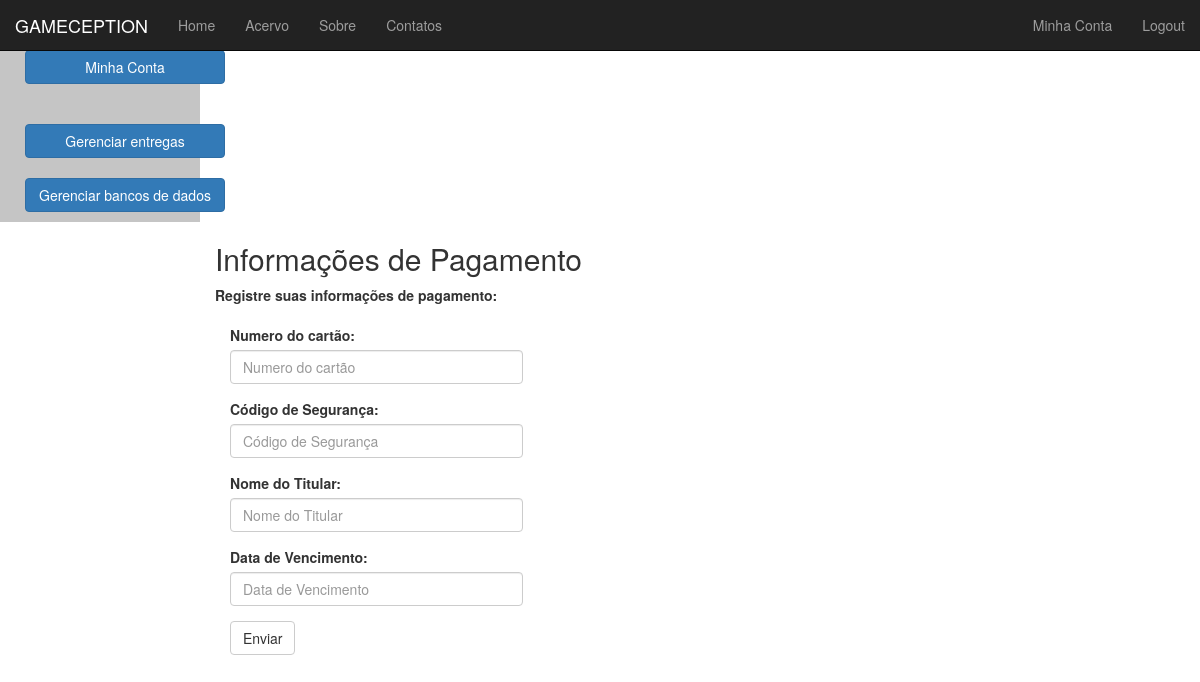
Before: /Assinante/InfoPagamento/ (signed in) with the older database file.
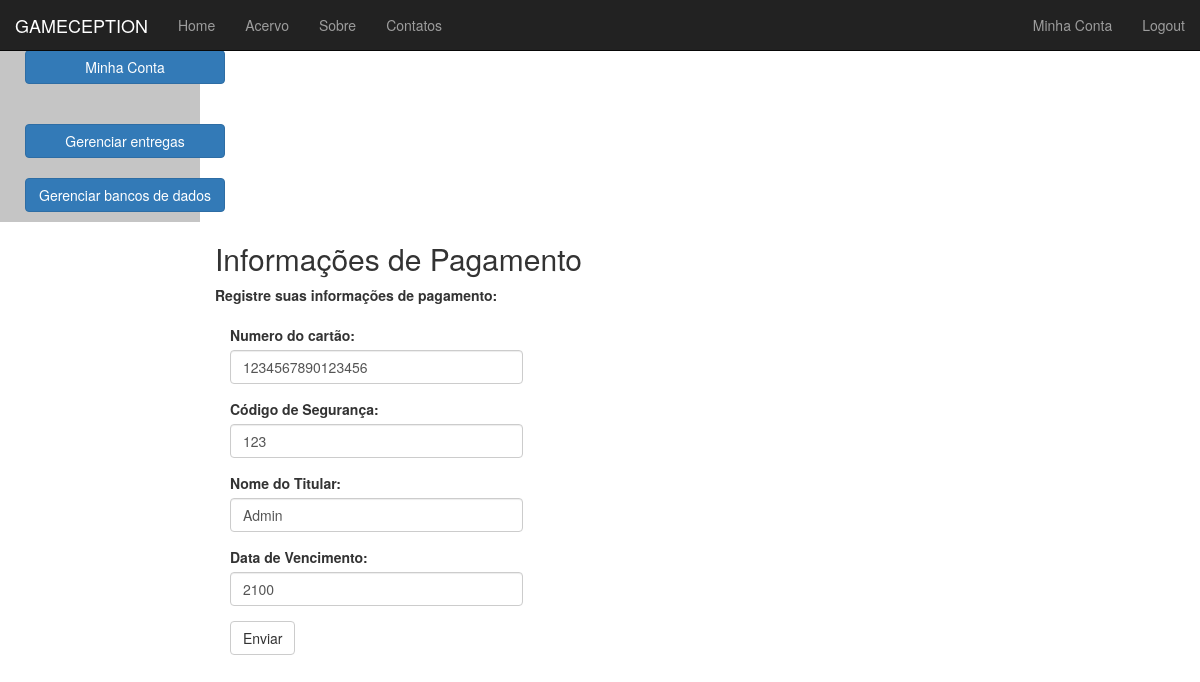
After: the same page with the newer database file.
### Assinante/models.py (models this page shows, shortened)
class DadosBancarios(models.Model):
    assinatura = models.OneToOneField(User)
    numeroCartao = models.CharField(max_length=20)
    codigoSeguranca = models.CharField(max_length=3)
    nomeTitular = models.CharField(max_length=200)
    vencimento = models.CharField(max_length=200)

### Assinante/views.py (the view)
def InfoPagamento(request):
    finalizado = False
    if request.method == 'POST':
        form = InfoPagamentoForm(request.POST)      #Se o request for POST o usuario esta submetendo o formulario
        if form.is_valid():
            numeroCartao = form.cleaned_data['numeroCartaoForm']        #Obtem os valores submetidos pelo usuario atraves do formulario
            codigoSeguranca = form.cleaned_data['codigoSegurancaForm']
            nomeTitular = form.cleaned_data['nomeTitularForm']
            vencimento = form.cleaned_data['vencimentoForm']
            username = request.user.get_username()                  #Obtem o nome do usuario
            user = User.objects.get(username=username)
            try:
                dados = DadosBancarios.objects.get(assinatura=user)     #Verifica se o usuario em questao ja possui dados bancarios
            except:     #Colocar o tipo do except
                dados = DadosBancarios.objects.create(assinatura=user)  #Se o usuario nao possuir dados bancarios ainda um objeto eh criado para armazena-los
            dados.numeroCartao = numeroCartao                   #Armazena os dados obtidos do formulario no objeto dados
            dados.codigoSeguranca = codigoSeguranca
            dados.nomeTitular = nomeTitular
            dados.vencimento = vencimento
            dados.save()                            #Salva as alteracoes para o banco de dados
            finalizado = True
    else:
        form = InfoPagamentoForm()
        try:
            username = request.user.get_username()
            user = User.objects.get(username=username)
            dados = DadosBancarios.objects.get(assinatura=user)         #Verifica se o usuario ja possui dados bancarios
            form.fields["numeroCartaoForm"].initial = dados.numeroCartao
            form.fields["codigoSegurancaForm"].initial = dados.codigoSeguranca     #Se existem dados bancarios antigos, estes sao mostrados ao usuario
            form.fields["nomeTitularForm"].initial = dados.nomeTitular             #permitindo a ele alterar alguns valores sem ter que reescrever os demais
            form.fields["vencimentoForm"].initial = dados.vencimento
        except:     #Colocar o tipo do except
            pass
    return render(request, 'Assinante/InfoPagamento.html', {'form': form, 'finalizado': finalizado})

### Assinante/views.py
class InfoPagamentoForm(forms.Form):
    numeroCartaoForm = forms.CharField(label='Numero do cartao', max_length=16, min_length=16)
    codigoSegurancaForm = forms.CharField(label='Codigo de seguranca', max_length=3, min_length=3)
    nomeTitularForm = forms.CharField(label='Nome do titular', max_length=200, min_length=2)
    vencimentoForm = forms.CharField(label='Ano de vencimento', max_length=4, min_length=4)

### Assinante/Templates/Assinante/InfoPagamento.html (shortened to what this page needs)
{% extends "MainPage.html" %}
{% block content %}
    {% if finalizado %}
        Os dados bancarios foram armazenados com sucesso.<br>
        <a href="{% url 'MinhaConta' %}"><button class="btn btn-md btn-primary" style="margin:10px">Voltar a sua conta</button></a><br />
    {% else %}
        <form role="form" action="/Assinante/InfoPagamento/" method="post">
            <h2 class="form-signin-heading">Informações de Pagamento</h2>
            <strong>Registre suas informações de pagamento:</strong><br/><br/>
            <div class="col-xs-4">
            <div class="form-group" >
                <p class="required">
                    <label for="{{ form.numeroCartaoForm.id_for_label }}">Numero do cartão:</label>
                    <input class="form-control"  id="{{ form.numeroCartaoForm.id_for_label }}" name="numeroCartaoForm" type="text"  placeholder="Numero do cartão" {% if form.numeroCartaoForm.value != None %}value="{{ form.numeroCartaoForm.value }}" {% endif %}/>
                </p>
            </div>
            <div class="form-group" >
                <p class="required">
                    <label for="{{ form.codigoSegurancaForm.id_for_label }}">Código de Segurança:</label>
                    <input class="form-control"  id="{{ form.codigoSegurancaForm.id_for_label }}" name="codigoSegurancaForm" type="text"  placeholder="Código de Segurança" {% if form.codigoSegurancaForm.value != None %}value="{{ form.codigoSegurancaForm.value }}" {% endif %}/>
                </p>
            </div>
            <div class="form-group" >
                <p class="required">
                    <label for="{{ form.nomeTitularForm.id_for_label }}">Nome do Titular:</label>
                    <input class="form-control"  id="{{ form.nomeTitularForm.id_for_label }}" name="nomeTitularForm" type="text"  placeholder="Nome do Titular" {% if form.nomeTitularForm.value != None %}value="{{ form.nomeTitularForm.value }}" {% endif %}/>
                </p>
            </div>
            <div class="form-group" >
                <p class="required">
                    <label for="{{ form.vencimentoForm.id_for_label }}">Data de Vencimento:</label>
                    <input class="form-control"  id="{{ form.vencimentoForm.id_for_label }}" name="vencimentoForm" type="text"  placeholder="Data de Vencimento" {% if form.vencimentoForm.value != None %}value="{{ form.vencimentoForm.value }}" {% endif %}/>
                </p>
            </div>
            <button type="submit" class="btn btn-default">Enviar</button>
            </div>
        </form>
    {% endif %}
{% endblock %}

### Assinante/Templates/MainPage.html (shortened to what this page needs)
<!DOCTYPE html>
<html lang="en">
  <head>
    <link href="http://getbootstrap.com/dist/css/bootstrap.min.css" rel="stylesheet">
    <link href="http://getbootstrap.com/examples/dashboard/dashboard.css" rel="stylesheet">
  </head>
  <body>
    <div class="navbar navbar-inverse navbar-fixed-top" role="navigation">
      <div class="container-fluid">
        <div class="navbar-header">
          <a class="navbar-brand" href="{% url 'Home' %}">GAMECEPTION</a>
        </div>
        <div class="navbar-collapse collapse">
          <ul class="nav navbar-nav">
            <li><a href="{% url 'Home' %}">Home</a></li>
            <li><a href="{% url 'Acervo' %}/Todos/1">Acervo</a></li>
              <li><a href="{% url 'Sobre' %}">Sobre</a></li>
              <li><a href="{% url 'Contatos' %}">Contatos</a></li>
          </ul>
          {% if user.is_authenticated %}
            <ul class="nav navbar-nav navbar-right">
                <li><a href="{% url 'MinhaConta' %}">Minha Conta</a></li>
                <li><a href="{% url 'Logout' %}">Logout</a></li>
            </ul>
          {% else %}
          <ul class="nav navbar-nav navbar-right">
            <li><a href="{% url 'Login' %}">Login</a></li>
            <li><a href="{% url 'Cadastro' %}">Cadastre-se</a></li>
          </ul>
          {% endif %}
        </div>
      </div>
    </div>
    <div class="container-fluid">
      <div class="row">
        <div class="col-sm-3 col-md-2 sidebar" style="background-color:#C5C5C5">
          {% if user.is_authenticated %}
           <div class="">
             <h4>Bem vindo {{user.username}}! </h4>
             <a href="{% url 'MinhaConta' %}">
               <button class="btn btn-primary btn-md" style="margin:10px;width:200px;text-align: center">Minha Conta</button></a><br>
             {% if user.is_staff %}
             <br><a href="{% url 'GerenciarEntregas' %}">
                <button class="btn btn-primary btn-md" style="margin:10px;width:200px;text-align: center">Gerenciar entregas</button></a>
             <br><a href="../../admin">
                <button class="btn btn-primary btn-md" style="margin:10px;width:200px;text-align: center">Gerenciar bancos de dados</button></a>
             {%endif%}
           </div>
          {% endif %}
        </div>
        <div class="col-sm-9 col-sm-offset-3 col-md-10 col-md-offset-2 main">
           <div>
                {% block content %}{% endblock %}
                </div>
        </div>
      </div>
    </div>
  </body>
</html>

Changed rows visible on the page:
added DadosBancarios: numeroCartaoForm "1234567890123456", codigoSegurancaForm "123", nomeTitularForm "Admin", vencimentoForm "2100"
